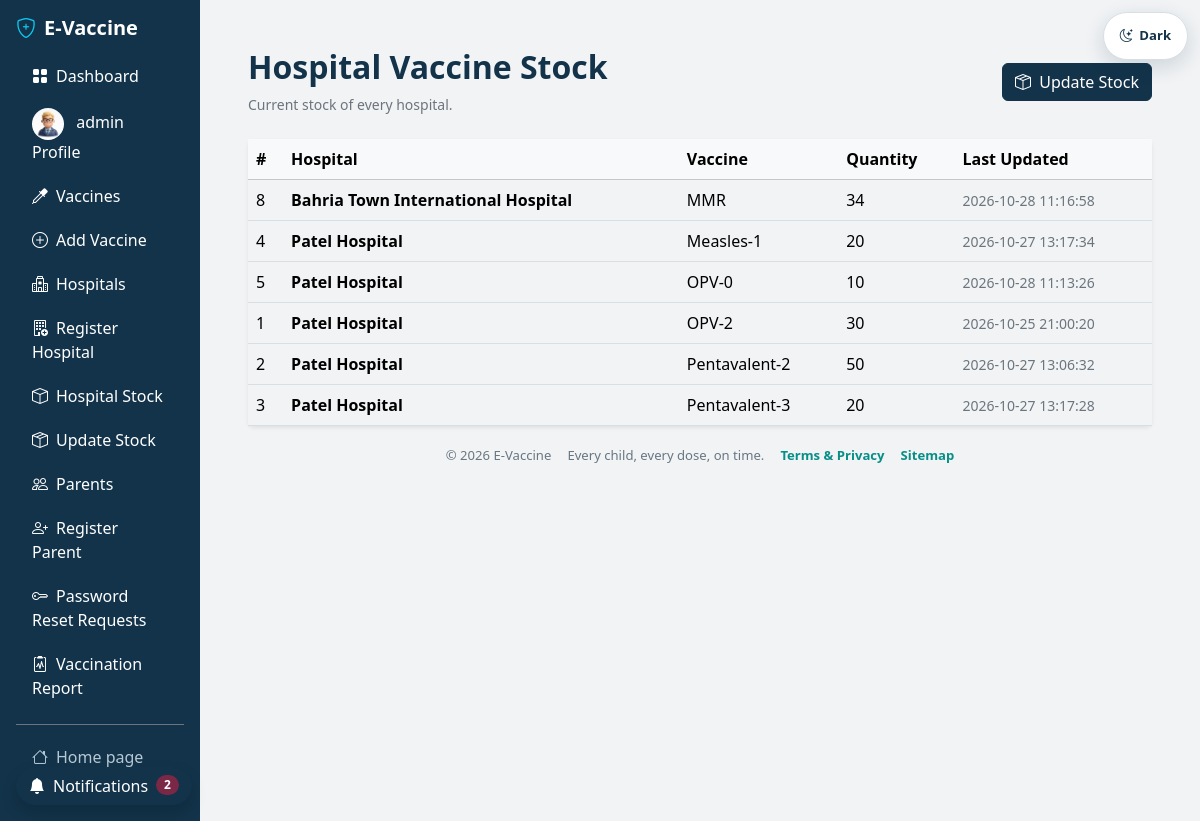
Page /admin/vaccine_stock_view.php (signed in) on the committed database.
### tables this page shows
CREATE TABLE `hospital_vaccine_stock` (
  `stock_id` int(11) NOT NULL,
  `hospital_id` int(11) NOT NULL,
  `vaccine_id` int(11) NOT NULL,
  `quantity` int(11) NOT NULL DEFAULT 0,
  `updated_at` timestamp NOT NULL DEFAULT current_timestamp() ON UPDATE current_timestamp()
);

CREATE TABLE `hospitals` (
  `id` int(11) NOT NULL,
  `hospital_name` varchar(255) NOT NULL,
  `authorized_name` varchar(100) NOT NULL,
  `email` varchar(100) NOT NULL,
  `contact_number` varchar(15) NOT NULL,
  `city` varchar(50) NOT NULL,
  `password` varchar(255) NOT NULL,
  `address` text NOT NULL,
  `created_at` timestamp NOT NULL DEFAULT current_timestamp(),
  `STATUS` enum('pending','accepted','rejected') DEFAULT NULL,
  `profile_image` varchar(255) DEFAULT NULL
);

CREATE TABLE `vaccines` (
  `Vaccine_ID` int(11) NOT NULL,
  `Vaccine_Name` varchar(150) NOT NULL,
  `Dose` int(11) NOT NULL,
  `Age_Limit` varchar(50) NOT NULL,
  `Status` enum('Active','Inactive') DEFAULT 'Active',
  `description` text DEFAULT NULL
);

### config.php (called while the page is built, shortened)
<?php
function e($value) {
    return htmlspecialchars((string)$value, ENT_QUOTES, 'UTF-8');
}
?>

### admin/vaccine_stock_view.php (the view, shortened to what this page needs)
<?php
include 'auth.php';
$run = mysqli_query($connect, "SELECT hospital_vaccine_stock.stock_id,
                                      hospitals.hospital_name,
                                      vaccines.Vaccine_Name,
                                      hospital_vaccine_stock.quantity,
                                      hospital_vaccine_stock.updated_at
                               FROM hospital_vaccine_stock
                               JOIN hospitals ON hospital_vaccine_stock.hospital_id = hospitals.id
                               JOIN vaccines  ON hospital_vaccine_stock.vaccine_id = vaccines.Vaccine_ID
                               ORDER BY hospitals.hospital_name, vaccines.Vaccine_Name");
$active = 'stock_view';
include 'layout_top.php';
?>
<div class="d-flex justify-content-between align-items-center mb-4">
    <div>
        <h2 class="fw-bold">Hospital Vaccine Stock</h2>
        <p class="text-secondary small mb-0">Current stock of every hospital.</p>
    </div>
    <a href="admin_vaccine_stock.php" class="btn btn-primary">
        <i class="bi bi-box-seam me-1"></i> Update Stock
    </a>
</div>
<div class="card border-0 shadow-sm">
    <div class="table-responsive">
        <table class="table table-hover align-middle mb-0">
            <thead class="table-light">
                <tr>
                    <th>#</th>
                    <th>Hospital</th>
                    <th>Vaccine</th>
                    <th>Quantity</th>
                    <th>Last Updated</th>
                </tr>
            </thead>
            <tbody>
            <?php if (mysqli_num_rows($run) > 0) { ?>
                <?php while ($result = mysqli_fetch_assoc($run)) { ?>
                    <tr>
                        <td><?= (int)$result['stock_id'] ?></td>
                        <td class="fw-semibold"><?= e($result['hospital_name']) ?></td>
                        <td><?= e($result['Vaccine_Name']) ?></td>
                        <td>
                            <?php if ($result['quantity'] > 0) { ?>
                                <?= (int)$result['quantity'] ?>
                            <?php } else { ?>
                                <span class="badge bg-danger">Out of stock</span>
                            <?php } ?>
                        </td>
                        <td class="small text-secondary"><?= e($result['updated_at']) ?></td>
                    </tr>
                <?php } ?>
            <?php } else { ?>
                <tr><td colspan="5" class="text-center text-secondary py-4">Abhi kisi hospital ka stock add nahi hua.</td></tr>
            <?php } ?>
            </tbody>
        </table>
    </div>
</div>
<?php include 'layout_bottom.php'; ?>

### admin/sidebar.php (shortened to what this page needs)
<?php
require_once __DIR__ . '/../config.php';
$adminProfileImage = '';
$result = mysqli_query($connect, "SELECT profile_image FROM admin_accounts WHERE id = 1 LIMIT 1");
if ($result && $row = mysqli_fetch_assoc($result)) {
    if (!empty($row['profile_image'])) {
        $adminProfileImage = '../' . $row['profile_image'];
    }
}
?>
<aside class="admin-sidebar col-12 col-md-3 col-lg-2 bg-dark text-white p-3 d-flex flex-column">
    <div class="d-flex align-items-center justify-content-between mb-3">
        <h5 class="fw-bold mb-0">
            <i class="bi bi-shield-plus text-info me-2"></i>E-Vaccine
        </h5>
    </div>
    <div class="collapse d-md-flex flex-column flex-grow-1" id="adminSidebarMenu">
        <ul class="nav flex-column gap-1 flex-grow-1">
            <li class="nav-item">
                <a href="admin.php" class="nav-link text-white rounded <?= ($active == 'dashboard') ? 'active bg-primary' : '' ?>">
                    <i class="bi bi-grid-fill me-2"></i>Dashboard
                </a>
            </li>
            <li class="nav-item">
                <a href="profile.php" class="nav-link text-white rounded <?= ($active == 'profile') ? 'active bg-primary' : '' ?>">
                     <?php if (!empty($adminProfileImage)): ?>
                <img src="<?= $adminProfileImage ?>" class="rounded-circle me-2" width="32" height="32">
            <?php else: ?>
                <i class="bi bi-person-fill-gear text-primary me-2 fs-5"></i>
            <?php endif; ?>
           <?= $_SESSION['admin'] ?? 'Admin' ?> Profile
                </a>
            </li>
            <li class="nav-item">
                <a href="vaccines.php" class="nav-link text-white rounded <?= ($active == 'vaccines') ? 'active bg-primary' : '' ?>">
                    <i class="bi bi-eyedropper me-2"></i>Vaccines
                </a>
            </li>
            <li class="nav-item">
                <a href="adminvaccineadd.php" class="nav-link text-white rounded <?= ($active == 'vaccine_add') ? 'active bg-primary' : '' ?>">
                    <i class="bi bi-plus-circle me-2"></i>Add Vaccine
                </a>
            </li>
            <li class="nav-item">
                <a href="hospitalUpdate.php" class="nav-link text-white rounded <?= ($active == 'hospitals') ? 'active bg-primary' : '' ?>">
                    <i class="bi bi-hospital me-2"></i>Hospitals
                </a>
            </li>
            <li class="nav-item">
                <a href="admin-hospital_register.php" class="nav-link text-white rounded <?= ($active == 'hospital_add') ? 'active bg-primary' : '' ?>">
                    <i class="bi bi-building-add me-2"></i>Register Hospital
                </a>
            </li>
            <li class="nav-item">
                <a href="vaccine_stock_view.php" class="nav-link text-white rounded <?= ($active == 'stock_view') ? 'active bg-primary' : '' ?>">
                    <i class="bi bi-box me-2"></i>Hospital Stock
                </a>
            </li>
            <li class="nav-item">
                <a href="admin_vaccine_stock.php" class="nav-link text-white rounded <?= ($active == 'stock_update') ? 'active bg-primary' : '' ?>">
                    <i class="bi bi-box-seam me-2"></i>Update Stock
                </a>
            </li>
            <li class="nav-item">
                <a href="parentsUpdate.php" class="nav-link text-white rounded <?= ($active == 'parents') ? 'active bg-primary' : '' ?>">
                    <i class="bi bi-people me-2"></i>Parents
                </a>
            </li>
            <li class="nav-item">
                <a href="adminParentRegistration.php" class="nav-link text-white rounded <?= ($active == 'parent_add') ? 'active bg-primary' : '' ?>">
                    <i class="bi bi-person-plus me-2"></i>Register Parent
                </a>
            </li>
            <li class="nav-item">
                <a href="password-reset-requests.php" class="nav-link text-white rounded <?= ($active == 'password_resets') ? 'active bg-primary' : '' ?>">
                    <i class="bi bi-key me-2"></i>Password Reset Requests
                </a>
            </li>
            <li class="nav-item">
                <a href="vaccination_report.php" class="nav-link text-white rounded <?= ($active == 'vaccination_report') ? 'active bg-primary' : '' ?>">
                    <i class="bi bi-clipboard2-pulse me-2"></i>Vaccination Report
                </a>
            </li>
        </ul>
        <div class="border-top border-secondary pt-3 mt-3">
            <a href="../index.php" class="nav-link text-secondary px-3 py-1">
                <i class="bi bi-house me-2"></i>Home page
            </a>
            <a href="admin_logout.php" class="nav-link text-danger px-3 py-1">
            </a>
        </div>
    </div>
</aside>

### includes/theme.css (style rules this page uses)
:root { --evax-navy: #12334a; --evax-teal: #078f87; --evax-wine: #7a2846; --evax-light-grey: #f1f3f5; --evax-white: #ffffff; --evax-muted: #687782; --evax-border: #d7dfe4; --bs-primary: var(--evax-navy); --bs-primary-rgb: 18, 51, 74; --bs-success: var(--evax-teal); --bs-success-rgb: 7, 143, 135; --bs-danger: var(--evax-wine); --bs-danger-rgb: 122, 40, 70; --bs-body-bg: var(--evax-light-grey); --bs-body-color: var(--evax-navy); --bs-secondary-color: var(--evax-muted); --bs-border-color: var(--evax-border); --bs-link-color: var(--evax-teal); --bs-link-hover-color: var(--evax-wine); }
* { scrollbar-color: var(--evax-muted) var(--evax-light-grey); }
body { background-color: var(--evax-light-grey) !important; color: var(--bs-body-color) !important; font-family: "Segoe UI", Arial, sans-serif !important; }
html { background-color: var(--evax-light-grey); }
.bg-dark .text-secondary, .bg-dark .nav-link.text-secondary { color: #b6c8d3 !important; }
.bg-light, .bg-body-tertiary { background-color: var(--evax-light-grey) !important; }
.bg-white, .card, .surface-card, form.bg-white, .report-sheet, .portal-card, .overview-box, .dashboard-card { color: var(--bs-body-color); background-color: var(--evax-white) !important; }
.navbar.bg-primary, .navbar-dark.bg-primary, .sidebar, .admin-sidebar, .bg-dark { background-color: #12334a !important; }
.btn-primary { --bs-btn-bg: #12334a; --bs-btn-border-color: #12334a; --bs-btn-hover-bg: #0c2639; --bs-btn-hover-border-color: #0c2639; --bs-btn-active-bg: #0c2639; --bs-btn-active-border-color: #0c2639; --bs-btn-disabled-bg: #12334a; --bs-btn-disabled-border-color: #12334a; }
.text-danger { color: #7a2846 !important; }
.bg-primary { background-color: #12334a !important; }
.card, .surface-card, .report-sheet, .portal-card, .overview-box, .dashboard-card { border-color: var(--evax-border) !important; }

### admin/layout_top.php (style rules this page uses)
@media (min-width: 768px) { .admin-sidebar { min-height: 100vh; } }

### rows in the picture
hospital_vaccine_stock: stock_id "8", hospital.hospital_name "Bahria Town International Hospital", vaccine.Vaccine_Name "MMR", quantity "34", updated_at "2026-10-28 11:16:58"
hospital_vaccine_stock: stock_id "4", hospital.hospital_name "Patel Hospital", vaccine.Vaccine_Name "Measles-1", quantity "20", updated_at "2026-10-27 13:17:34"
hospital_vaccine_stock: stock_id "5", hospital.hospital_name "Patel Hospital", vaccine.Vaccine_Name "OPV-0", quantity "10", updated_at "2026-10-28 11:13:26"
hospital_vaccine_stock: stock_id "1", hospital.hospital_name "Patel Hospital", vaccine.Vaccine_Name "OPV-2", quantity "30", updated_at "2026-10-25 21:00:20"
hospital_vaccine_stock: stock_id "2", hospital.hospital_name "Patel Hospital", vaccine.Vaccine_Name "Pentavalent-2", quantity "50", updated_at "2026-10-27 13:06:32"
hospital_vaccine_stock: stock_id "3", hospital.hospital_name "Patel Hospital", vaccine.Vaccine_Name "Pentavalent-3", quantity "20", updated_at "2026-10-27 13:17:28"

### other values in the picture
$_SESSION['admin'] "admin"
$unreadCount "2"
